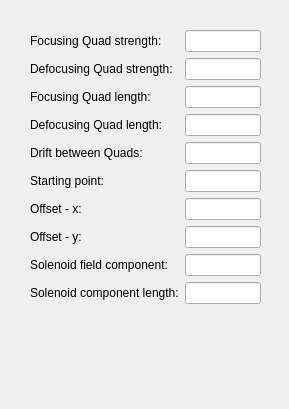
<?xml version="1.0" encoding="UTF-8"?>
<ui version="4.0">
 <class>genfodo</class>
 <widget class="QWidget" name="genfodo">
  <property name="geometry">
   <rect>
    <x>0</x>
    <y>0</y>
    <width>289</width>
    <height>409</height>
   </rect>
  </property>
  <property name="windowTitle">
   <string>Form</string>
  </property>
  <widget class="QWidget" name="formLayoutWidget">
   <property name="geometry">
    <rect>
     <x>30</x>
     <y>30</y>
     <width>231</width>
     <height>341</height>
    </rect>
   </property>
   <layout class="QFormLayout" name="formLayout">
    <item row="0" column="0">
     <widget class="QLabel" name="label">
      <property name="text">
       <string>Focusing Quad strength:</string>
      </property>
     </widget>
    </item>
    <item row="0" column="1">
     <widget class="QLineEdit" name="quadf"/>
    </item>
    <item row="1" column="0">
     <widget class="QLabel" name="label_2">
      <property name="text">
       <string>Defocusing Quad strength:</string>
      </property>
     </widget>
    </item>
    <item row="1" column="1">
     <widget class="QLineEdit" name="quadd"/>
    </item>
    <item row="2" column="0">
     <widget class="QLabel" name="label_3">
      <property name="text">
       <string>Focusing Quad length:</string>
      </property>
     </widget>
    </item>
    <item row="2" column="1">
     <widget class="QLineEdit" name="fl"/>
    </item>
    <item row="3" column="0">
     <widget class="QLabel" name="label_4">
      <property name="text">
       <string>Defocusing Quad length:</string>
      </property>
     </widget>
    </item>
    <item row="3" column="1">
     <widget class="QLineEdit" name="dl"/>
    </item>
    <item row="4" column="0">
     <widget class="QLabel" name="label_5">
      <property name="text">
       <string>Drift between Quads:</string>
      </property>
     </widget>
    </item>
    <item row="4" column="1">
     <widget class="QLineEdit" name="drl"/>
    </item>
    <item row="5" column="0">
     <widget class="QLabel" name="label_6">
      <property name="text">
       <string>Starting point:</string>
      </property>
     </widget>
    </item>
    <item row="5" column="1">
     <widget class="QLineEdit" name="f1st"/>
    </item>
    <item row="6" column="0">
     <widget class="QLabel" name="label_7">
      <property name="text">
       <string>Offset - x:</string>
      </property>
     </widget>
    </item>
    <item row="7" column="0">
     <widget class="QLabel" name="label_8">
      <property name="text">
       <string>Offset - y:</string>
      </property>
     </widget>
    </item>
    <item row="6" column="1">
     <widget class="QLineEdit" name="qfdx"/>
    </item>
    <item row="7" column="1">
     <widget class="QLineEdit" name="qfdy"/>
    </item>
    <item row="8" column="0">
     <widget class="QLabel" name="label_9">
      <property name="text">
       <string>Solenoid field component:</string>
      </property>
     </widget>
    </item>
    <item row="9" column="0">
     <widget class="QLabel" name="label_10">
      <property name="text">
       <string>Solenoid component length:</string>
      </property>
     </widget>
    </item>
    <item row="8" column="1">
     <widget class="QLineEdit" name="solen"/>
    </item>
    <item row="9" column="1">
     <widget class="QLineEdit" name="sl"/>
    </item>
   </layout>
  </widget>
 </widget>
 <resources/>
 <connections/>
</ui>
